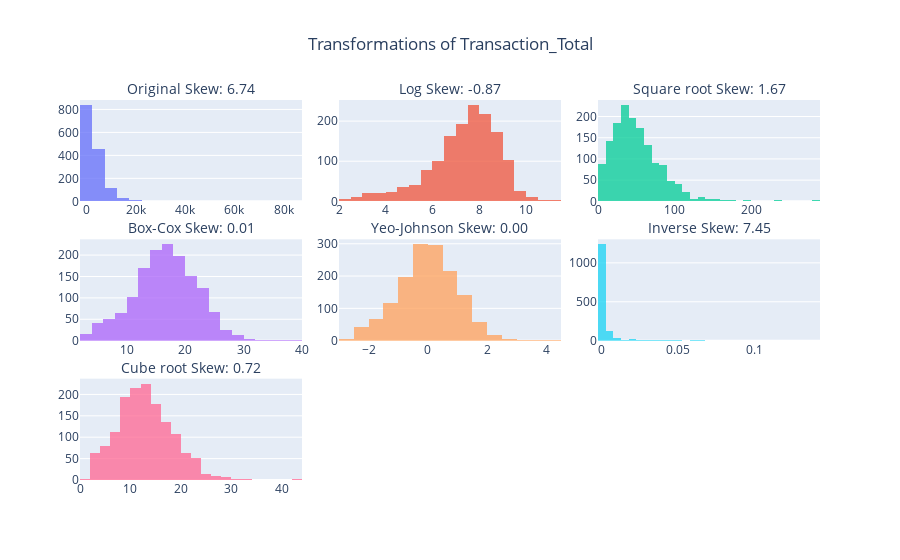

Here is the notebook cell this chart was saved with:
### Code cell
transaction_transformed_result = apply_transformations(features_by_customer["Transaction_Total"])
visualize_transformations_plotly(transaction_transformed_result, "Transaction_Total")

### Figure 1 — Plotly figure (JSON) as saved in the notebook; plotly's stock layout.template omitted (floating-point values rounded to 4 significant figures; data arrays with more than 128 entries replaced by an {"elided": "..."} marker saying what was removed)
{"data": [{"name": "Original", "nbinsx": 30, "opacity": 0.75, "type": "histogram", "x": {"elided": "1468 float values"}, "xaxis": "x", "yaxis": "y"}, {"name": "Log", "nbinsx": 30, "opacity": 0.75, "type": "histogram", "x": {"elided": "1468 float values"}, "xaxis": "x2", "yaxis": "y2"}, {"name": "Square root", "nbinsx": 30, "opacity": 0.75, "type": "histogram", "x": {"elided": "1468 float values"}, "xaxis": "x3", "yaxis": "y3"}, {"name": "Box-Cox", "nbinsx": 30, "opacity": 0.75, "type": "histogram", "x": {"elided": "1468 float values"}, "xaxis": "x4", "yaxis": "y4"}, {"name": "Yeo-Johnson", "nbinsx": 30, "opacity": 0.75, "type": "histogram", "x": {"elided": "1468 float values"}, "xaxis": "x5", "yaxis": "y5"}, {"name": "Inverse", "nbinsx": 30, "opacity": 0.75, "type": "histogram", "x": {"elided": "1468 float values"}, "xaxis": "x6", "yaxis": "y6"}, {"name": "Cube root", "nbinsx": 30, "opacity": 0.75, "type": "histogram", "x": {"elided": "1468 float values"}, "xaxis": "x7", "yaxis": "y7"}], "layout": {"annotations": [{"font": {"size": 14}, "showarrow": false, "text": "Original\nSkew: 6.74", "x": 0.15, "xanchor": "center", "xref": "paper", "y": 1, "yanchor": "bottom", "yref": "paper"}, {"font": {"size": 14}, "showarrow": false, "text": "Log\nSkew: -0.87", "x": 0.5, "xanchor": "center", "xref": "paper", "y": 1, "yanchor": "bottom", "yref": "paper"}, {"font": {"size": 14}, "showarrow": false, "text": "Square root\nSkew: 1.67", "x": 0.85, "xanchor": "center", "xref": "paper", "y": 1, "yanchor": "bottom", "yref": "paper"}, {"font": {"size": 14}, "showarrow": false, "text": "Box-Cox\nSkew: 0.01", "x": 0.15, "xanchor": "center", "xref": "paper", "y": 0.6333, "yanchor": "bottom", "yref": "paper"}, {"font": {"size": 14}, "showarrow": false, "text": "Yeo-Johnson\nSkew: 0.00", "x": 0.5, "xanchor": "center", "xref": "paper", "y": 0.6333, "yanchor": "bottom", "yref": "paper"}, {"font": {"size": 14}, "showarrow": false, "text": "Inverse\nSkew: 7.45", "x": 0.85, "xanchor": "center", "xref": "paper", "y": 0.6333, "yanchor": "bottom", "yref": "paper"}, {"font": {"size": 14}, "showarrow": false, "text": "Cube root\nSkew: 0.72", "x": 0.15, "xanchor": "center", "xref": "paper", "y": 0.2667, "yanchor": "bottom", "yref": "paper"}], "autosize": true, "showlegend": false, "title": {"text": "Transformations of Transaction_Total", "x": 0.5}, "xaxis": {"anchor": "y", "autorange": true, "domain": [0, 0.3], "range": [-2500, 87500], "type": "linear"}, "xaxis2": {"anchor": "y2", "autorange": true, "domain": [0.35, 0.65], "range": [2, 11.5], "type": "linear"}, "xaxis3": {"anchor": "y3", "autorange": true, "domain": [0.7, 1], "range": [0, 290], "type": "linear"}, "xaxis4": {"anchor": "y4", "autorange": true, "domain": [0, 0.3], "range": [2, 40], "type": "linear"}, "xaxis5": {"anchor": "y5", "autorange": true, "domain": [0.35, 0.65], "range": [-3, 4.5], "type": "linear"}, "xaxis6": {"anchor": "y6", "autorange": true, "domain": [0.7, 1], "range": [-0.0025, 0.1425], "type": "linear"}, "xaxis7": {"anchor": "y7", "autorange": true, "domain": [0, 0.3], "range": [0, 44], "type": "linear"}, "xaxis8": {"anchor": "y8", "domain": [0.35, 0.65]}, "xaxis9": {"anchor": "y9", "domain": [0.7, 1]}, "yaxis": {"anchor": "x", "autorange": true, "domain": [0.7333, 1], "range": [0, 882.1]}, "yaxis2": {"anchor": "x2", "autorange": true, "domain": [0.7333, 1], "range": [0, 252.6]}, "yaxis3": {"anchor": "x3", "autorange": true, "domain": [0.7333, 1], "range": [0, 238.9]}, "yaxis4": {"anchor": "x4", "autorange": true, "domain": [0.3667, 0.6333], "range": [0, 236.8]}, "yaxis5": {"anchor": "x5", "autorange": true, "domain": [0.3667, 0.6333], "range": [0, 313.7]}, "yaxis6": {"anchor": "x6", "autorange": true, "domain": [0.3667, 0.6333], "range": [0, 1302.0]}, "yaxis7": {"anchor": "x7", "autorange": true, "domain": [0, 0.2667], "range": [0, 236.8]}, "yaxis8": {"anchor": "x8", "domain": [0, 0.2667]}, "yaxis9": {"anchor": "x9", "domain": [0, 0.2667]}}}
